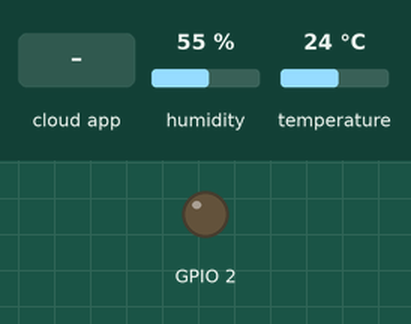
The sketch below on a simulated ESP32. Shown: output pins drawn as LEDs (lit = HIGH). The test bench sets the inputs (shaded band); at power-on: temperature 24 °C, humidity 55 %. WiFi joins after 1.5 s; servers stay silent unless stated; what the sketch prints to the serial monitor is not drawn.

Above: at 1.3 s.
1.4 s: the phone or cloud app sets led to 1
At 1.9 s:
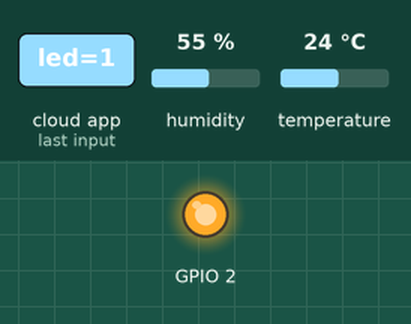
3.1 s: temperature set to 1 °C
9.1 s: the phone or cloud app sets humid to 0
15.1 s: the phone or cloud app sets suhu to 0
21.1 s: the phone or cloud app sets humid to 25
27.1 s: the phone or cloud app sets suhu to 25
Timing chart, 0 to 30.1 s (numbered marks = the images above; inputs shaded):
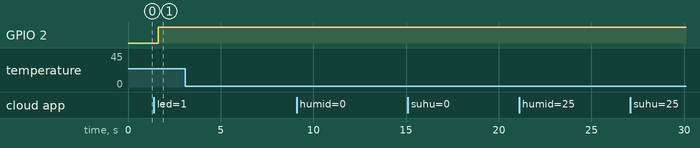

Measured:
- after the input at 1.4 s, GPIO 2: LOW → HIGH after 0.23 s
- after the input at 3.1 s, every drawn part: stays the same
- after the input at 9.1 s, every drawn part: stays the same
- after the input at 15.1 s, every drawn part: stays the same
- after the input at 21.1 s, every drawn part: stays the same
- after the input at 27.1 s, every drawn part: stays the same

The sketch:

real_iot_nov09a.ino
```cpp
#include "DHT.h"
#include "arduino_secrets.h"

#define DHTPIN 4     // Pin where the DHT11 is connected
#define DHTTYPE DHT11 // DHT type

DHT dht(DHTPIN, DHTTYPE);

#include "thingProperties.h"

void setup() {
  pinMode(2, OUTPUT);
  // Initialize serial and wait for port to open:
  Serial.begin(9600);
  // This delay gives the chance to wait for a Serial Monitor without blocking if none is found
  delay(100);

  // Initialize DHT sensor
  dht.begin();

  // Defined in thingProperties.h
  initProperties();

  // Connect to Arduino IoT Cloud
  ArduinoCloud.begin(ArduinoIoTPreferredConnection);
  setDebugMessageLevel(2);
  ArduinoCloud.printDebugInfo();
}

void loop() {
  ArduinoCloud.update();

  // Read temperature and humidity from DHT11 sensor
  float temperature = dht.readTemperature();
  float humidity = dht.readHumidity();

  if (!isnan(temperature) && !isnan(humidity)) {
    // Update IoT Cloud variables with DHT11 readings
    suhu = temperature;
    humid = humidity;
    Serial.print("humid value: ");
    Serial.println(suhu);
    Serial.print("suhu value: ");
    Serial.println(humid);
    ArduinoCloud.update();
  }

  // Your code here
}

/*
  Since suhu is READ_WRITE variable, onsuhuChange() is
  executed every time a new value is received from IoT Cloud.
*/
void onsuhuChange() {
  // Add your code here to act upon suhu change
  // For example, you could print the new value to Serial
  Serial.print("New suhu value: ");
  Serial.println(suhu);
}

void onhumidChange() {
  // Add your code here to act upon humid change
  // For example, you could print the new value to Serial
  Serial.print("New humid value: ");
  Serial.println(humid);
}

void onledChange() {
  // Add your code here to act upon led change
  if (led==1) {
    // Turn on LED
    digitalWrite(2 , HIGH);
  } if(led==0) {
    // Turn off LED
    digitalWrite(2 , LOW);
  }
}
```

arduino_secrets.h
```cpp
#define SECRET_SSID ""
#define SECRET_OPTIONAL_PASS ""
#define SECRET_DEVICE_KEY ""
```

thingProperties.h
```cpp
// Code generated by Arduino IoT Cloud, DO NOT EDIT.

#include <ArduinoIoTCloud.h>
#include <Arduino_ConnectionHandler.h>

const char DEVICE_LOGIN_NAME[]  = "403db09b-aa79-4766-8a84-5b2a575acfd4";

const char SSID[]               = SECRET_SSID;    // Network SSID (name)
const char PASS[]               = SECRET_OPTIONAL_PASS;    // Network password (use for WPA, or use as key for WEP)
const char DEVICE_KEY[]  = SECRET_DEVICE_KEY;    // Secret device password

void onhumidChange();
void onsuhuChange();
void onledChange();

int humid;
float suhu;
bool led;

void initProperties(){

  ArduinoCloud.setBoardId(DEVICE_LOGIN_NAME);
  ArduinoCloud.setSecretDeviceKey(DEVICE_KEY);
  ArduinoCloud.addProperty(humid, READWRITE, ON_CHANGE, onhumidChange);
  ArduinoCloud.addProperty(suhu, READWRITE, ON_CHANGE, onsuhuChange);
  ArduinoCloud.addProperty(led, READWRITE, ON_CHANGE, onledChange);

}

WiFiConnectionHandler ArduinoIoTPreferredConnection(SSID, PASS);
```
